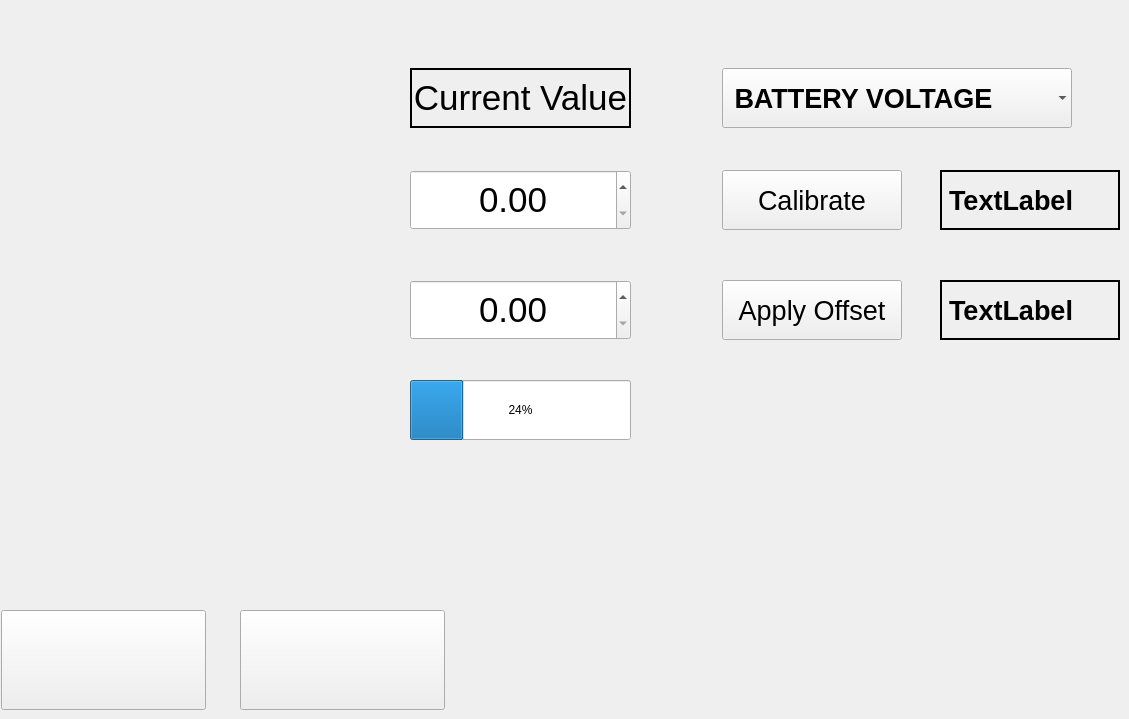
    <widget class="QWidget" name="pageCalibration">
     <widget class="QPushButton" name="pushButton_12">
      <property name="geometry">
       <rect>
        <x>1</x>
        <y>610</y>
        <width>205</width>
        <height>100</height>
       </rect>
      </property>
      <property name="text">
       <string/>
      </property>
      <property name="icon">
       <iconset theme="QIcon::ThemeIcon::GoHome"/>
      </property>
      <property name="iconSize">
       <size>
        <width>80</width>
        <height>80</height>
       </size>
      </property>
      <property name="default">
       <bool>false</bool>
      </property>
      <property name="flat">
       <bool>false</bool>
      </property>
     </widget>
     <widget class="QPushButton" name="pushButton_6">
      <property name="geometry">
       <rect>
        <x>240</x>
        <y>610</y>
        <width>205</width>
        <height>100</height>
       </rect>
      </property>
      <property name="text">
       <string/>
      </property>
      <property name="icon">
       <iconset theme="QIcon::ThemeIcon::GoPrevious"/>
      </property>
      <property name="iconSize">
       <size>
        <width>80</width>
        <height>80</height>
       </size>
      </property>
     </widget>
     <widget class="QProgressBar" name="progress_calibration">
      <property name="geometry">
       <rect>
        <x>410</x>
        <y>380</y>
        <width>221</width>
        <height>60</height>
       </rect>
      </property>
      <property name="value">
       <number>24</number>
      </property>
     </widget>
     <widget class="QLabel" name="label_calibrate_result">
      <property name="geometry">
       <rect>
        <x>940</x>
        <y>170</y>
        <width>180</width>
        <height>60</height>
       </rect>
      </property>
      <property name="sizePolicy">
       <sizepolicy hsizetype="Preferred" vsizetype="Preferred">
        <horstretch>0</horstretch>
        <verstretch>0</verstretch>
       </sizepolicy>
      </property>
      <property name="font">
       <font>
        <pointsize>20</pointsize>
        <bold>true</bold>
       </font>
      </property>
      <property name="frameShape">
       <enum>QFrame::Shape::Box</enum>
      </property>
      <property name="lineWidth">
       <number>2</number>
      </property>
      <property name="text">
       <string>TextLabel</string>
      </property>
     </widget>
     <widget class="QLabel" name="label_offset_result">
      <property name="geometry">
       <rect>
        <x>940</x>
        <y>280</y>
        <width>180</width>
        <height>60</height>
       </rect>
      </property>
      <property name="font">
       <font>
        <pointsize>20</pointsize>
        <bold>true</bold>
       </font>
      </property>
      <property name="frameShape">
       <enum>QFrame::Shape::Box</enum>
      </property>
      <property name="lineWidth">
       <number>2</number>
      </property>
      <property name="text">
       <string>TextLabel</string>
      </property>
     </widget>
     <widget class="QPushButton" name="btn_apply_offset">
      <property name="geometry">
       <rect>
        <x>722</x>
        <y>280</y>
        <width>180</width>
        <height>60</height>
       </rect>
      </property>
      <property name="sizePolicy">
       <sizepolicy hsizetype="Minimum" vsizetype="Minimum">
        <horstretch>0</horstretch>
        <verstretch>0</verstretch>
       </sizepolicy>
      </property>
      <property name="font">
       <font>
        <pointsize>20</pointsize>
       </font>
      </property>
      <property name="text">
       <string>Apply Offset</string>
      </property>
     </widget>
     <widget class="QLabel" name="label_current_value">
      <property name="geometry">
       <rect>
        <x>410</x>
        <y>68</y>
        <width>221</width>
        <height>60</height>
       </rect>
      </property>
      <property name="font">
       <font>
        <pointsize>26</pointsize>
        <bold>false</bold>
       </font>
      </property>
      <property name="frameShape">
       <enum>QFrame::Shape::Box</enum>
      </property>
      <property name="frameShadow">
       <enum>QFrame::Shadow::Plain</enum>
      </property>
      <property name="lineWidth">
       <number>2</number>
      </property>
      <property name="midLineWidth">
       <number>1</number>
      </property>
      <property name="text">
       <string>Current Value</string>
      </property>
      <property name="textFormat">
       <enum>Qt::TextFormat::AutoText</enum>
      </property>
      <property name="alignment">
       <set>Qt::AlignmentFlag::AlignCenter</set>
      </property>
     </widget>
     <widget class="QComboBox" name="combo_calibration_target">
      <property name="enabled">
       <bool>true</bool>
      </property>
      <property name="geometry">
       <rect>
        <x>722</x>
        <y>68</y>
        <width>350</width>
        <height>60</height>
       </rect>
      </property>
      <property name="sizePolicy">
       <sizepolicy hsizetype="Minimum" vsizetype="Fixed">
        <horstretch>0</horstretch>
        <verstretch>0</verstretch>
       </sizepolicy>
      </property>
      <property name="minimumSize">
       <size>
        <width>0</width>
        <height>0</height>
       </size>
      </property>
      <property name="font">
       <font>
        <pointsize>20</pointsize>
        <bold>true</bold>
        <stylestrategy>PreferAntialias</stylestrategy>
        <kerning>true</kerning>
        <hintingpreference>PreferDefaultHinting</hintingpreference>
       </font>
      </property>
      <property name="layoutDirection">
       <enum>Qt::LayoutDirection::LeftToRight</enum>
      </property>
      <property name="autoFillBackground">
       <bool>true</bool>
      </property>
      <property name="iconSize">
       <size>
        <width>16</width>
        <height>16</height>
       </size>
      </property>
      <property name="frame">
       <bool>false</bool>
      </property>
      <item>
       <property name="text">
        <string> BATTERY VOLTAGE</string>
       </property>
      </item>
      <item>
       <property name="text">
        <string> RECTIFIER VOLTAGE</string>
       </property>
      </item>
      <item>
       <property name="text">
        <string> BATTERY CURRENT</string>
       </property>
      </item>
      <item>
       <property name="text">
        <string> RECTIFIER CURRENT</string>
       </property>
      </item>
      <item>
       <property name="text">
        <string> BATTERY TEMPERATURE</string>
       </property>
      </item>
      <item>
       <property name="text">
        <string> EARTH FAULT</string>
       </property>
      </item>
      <item>
       <property name="text">
        <string> RIPPLE VOLTAGE</string>
       </property>
      </item>
     </widget>
     <widget class="QPushButton" name="btn_calibrate">
      <property name="geometry">
       <rect>
        <x>722</x>
        <y>170</y>
        <width>180</width>
        <height>60</height>
       </rect>
      </property>
      <property name="sizePolicy">
       <sizepolicy hsizetype="Minimum" vsizetype="Minimum">
        <horstretch>0</horstretch>
        <verstretch>0</verstretch>
       </sizepolicy>
      </property>
      <property name="font">
       <font>
        <pointsize>20</pointsize>
       </font>
      </property>
      <property name="text">
       <string>Calibrate</string>
      </property>
     </widget>
     <widget class="QDoubleSpinBox" name="spin_offset_value">
      <property name="geometry">
       <rect>
        <x>410</x>
        <y>280</y>
        <width>221</width>
        <height>60</height>
       </rect>
      </property>
      <property name="font">
       <font>
        <pointsize>26</pointsize>
       </font>
      </property>
      <property name="alignment">
       <set>Qt::AlignmentFlag::AlignCenter</set>
      </property>
      <property name="maximum">
       <double>999.990000000000009</double>
      </property>
     </widget>
     <widget class="QDoubleSpinBox" name="spin_measured_value">
      <property name="geometry">
       <rect>
        <x>410</x>
        <y>170</y>
        <width>221</width>
        <height>60</height>
       </rect>
      </property>
      <property name="font">
       <font>
        <pointsize>26</pointsize>
       </font>
      </property>
      <property name="alignment">
       <set>Qt::AlignmentFlag::AlignCenter</set>
      </property>
      <property name="maximum">
       <double>999.990000000000009</double>
      </property>
     </widget>
    </widget>
